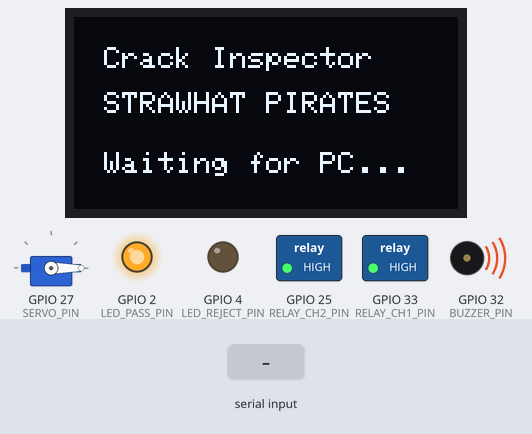
Recording of a sketch running on a simulated ESP32. On the bench: servo, 128×64 one-colour display, switched loads named in the sketch (green lamp = pin HIGH), output pins drawn as LEDs (lit = HIGH), buzzer (waves = sounding, pin HIGH). The test bench sets the inputs (shaded band). What the sketch prints to the serial monitor is not drawn.

Above: at 1.2 s.
1.3 s: "REJECT\n" received over Serial
At 1.76 s:
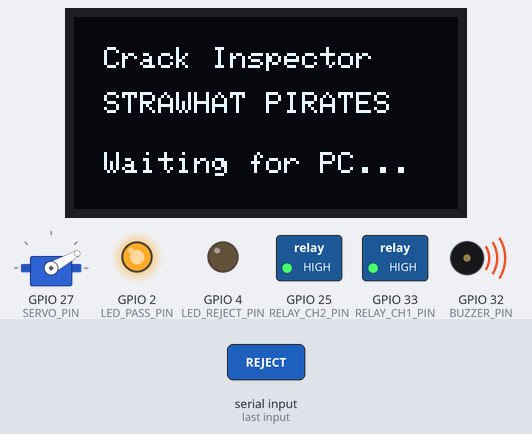
At 3.0 s:
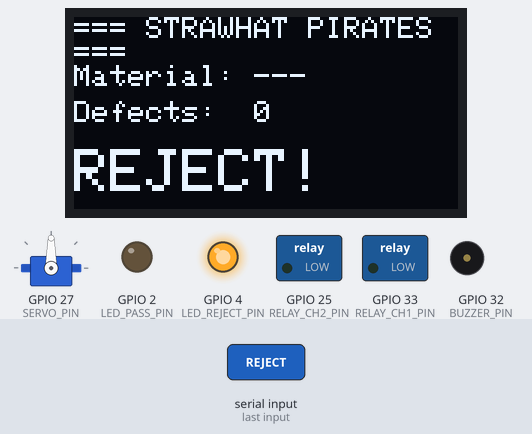
4.1 s: "PASS\n" received over Serial
At 6.4 s:
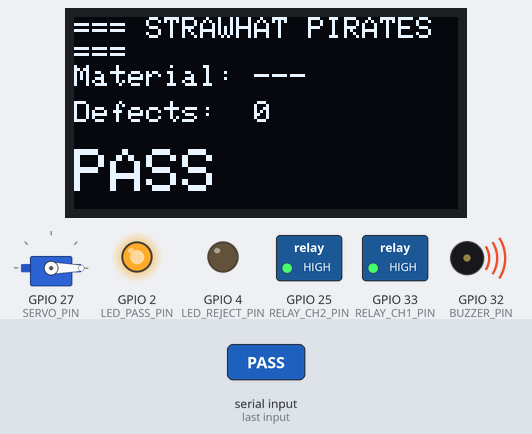
Timing chart, 0 to 7.9 s (numbered marks = the images above; inputs shaded):
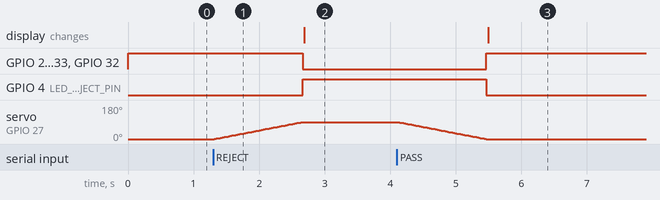

Measured:
- after the input at 1.3 s, GPIO 2 (LED_PASS_PIN), GPIO 25 (RELAY_CH2_PIN), GPIO 33 (RELAY_CH1_PIN), GPIO 32 (BUZZER_PIN): HIGH → LOW after 1.4 s; GPIO 4 (LED_REJECT_PIN): LOW → HIGH after 1.4 s; servo on GPIO 27 (SERVO_PIN): moves from 0° to 90° over 1.4 s, starting at once
- after the input at 4.1 s, the display: changes after 1.4 s (image 3)

The sketch:

esp32_oled_reject.ino
```cpp
#include <Wire.h>
#include <Adafruit_GFX.h>
#include <Adafruit_SSD1306.h>
#include <ESP32Servo.h>

#define SERVO_PIN       27
#define BUZZER_PIN      32
#define RELAY_CH1_PIN   33
#define RELAY_CH2_PIN   25
#define LED_PASS_PIN    2
#define LED_REJECT_PIN  4

#define SERVO_HOME      0
#define SERVO_REJECT    90
#define SERVO_SPEED_MS  15

#define RELAY_ACTIVE_LOW true

#define SCREEN_WIDTH    128
#define SCREEN_HEIGHT   64
#define OLED_RESET      -1
#define OLED_ADDR       0x3C

#define REJECT_HOLD_MS  3000   // 3 SECONDS AUTO-RESET
#define TEST_DELAY_MS   3000

Adafruit_SSD1306 display(SCREEN_WIDTH, SCREEN_HEIGHT, &Wire, OLED_RESET);
Servo rejectServo;

String currentMaterial = "---";
int    currentDefectCount = 0;
bool   isRejected = false;
unsigned long rejectStartTime = 0;
int    servoPos = SERVO_HOME;

void relayOn(int pin) {
  digitalWrite(pin, RELAY_ACTIVE_LOW ? LOW : HIGH);
}

void relayOff(int pin) {
  digitalWrite(pin, RELAY_ACTIVE_LOW ? HIGH : LOW);
}

void displayStatus(const char* verdict) {
  display.clearDisplay();
  display.setTextSize(1);
  display.setTextColor(SSD1306_WHITE);
  display.setCursor(0, 0);
  display.println(F("=== STRAWHAT PIRATES ==="));
  display.setCursor(0, 16);
  display.print(F("Material: "));
  display.println(currentMaterial);
  display.setCursor(0, 28);
  display.print(F("Defects:  "));
  display.println(currentDefectCount);
  display.setTextSize(2);
  display.setCursor(0, 44);
  display.println(verdict);
  display.display();
}

void displayBoot() {
  display.clearDisplay();
  display.setTextSize(1);
  display.setTextColor(SSD1306_WHITE);
  display.setCursor(10, 10);
  display.println(F("Crack Inspector"));
  display.setCursor(10, 25);
  display.println(F("STRAWHAT PIRATES"));
  display.setCursor(10, 45);
  display.println(F("Waiting for PC..."));
  display.display();
}

void servoSweep(int targetAngle) {
  if (servoPos < targetAngle) {
    for (int pos = servoPos; pos <= targetAngle; pos++) {
      rejectServo.write(pos);
      delay(SERVO_SPEED_MS);
    }
  } else {
    for (int pos = servoPos; pos >= targetAngle; pos--) {
      rejectServo.write(pos);
      delay(SERVO_SPEED_MS);
    }
  }
  servoPos = targetAngle;
}

void fireReject() {
  isRejected = true;
  rejectStartTime = millis();

  servoSweep(SERVO_REJECT);
  digitalWrite(BUZZER_PIN, LOW); // Active low buzzer ON
  relayOn(RELAY_CH1_PIN);
  relayOn(RELAY_CH2_PIN);
  digitalWrite(LED_REJECT_PIN, HIGH);
  digitalWrite(LED_PASS_PIN, LOW);
  displayStatus("REJECT!");
  Serial.println("ACK:REJECT");
}

void clearReject() {
  isRejected = false;

  servoSweep(SERVO_HOME);
  digitalWrite(BUZZER_PIN, HIGH); // Active low buzzer OFF
  relayOff(RELAY_CH1_PIN);
  relayOff(RELAY_CH2_PIN);
  digitalWrite(LED_REJECT_PIN, LOW);
  digitalWrite(LED_PASS_PIN, HIGH);
  displayStatus("PASS");
  Serial.println("ACK:PASS");
}

void resetToInitialState() {
  isRejected = false;
  currentMaterial = "---";
  currentDefectCount = 0;

  servoSweep(SERVO_HOME);
  digitalWrite(BUZZER_PIN, HIGH); // Buzzer OFF
  relayOff(RELAY_CH1_PIN);
  relayOff(RELAY_CH2_PIN);
  digitalWrite(LED_REJECT_PIN, LOW);
  digitalWrite(LED_PASS_PIN, HIGH);
  displayBoot();
  Serial.println("ACK:RESET_INITIAL");
}

void parseStatusCommand(String data) {
  int colonIdx = data.indexOf(':');
  if (colonIdx < 0) return;

  String payload = data.substring(colonIdx + 1);
  int commaIdx = payload.indexOf(',');
  if (commaIdx < 0) return;

  currentMaterial = payload.substring(0, commaIdx);
  currentDefectCount = payload.substring(commaIdx + 1).toInt();

  bool defectFound = (currentDefectCount > 0) || isRejected;
  displayStatus(defectFound ? "REJECT!" : "PASS");
  Serial.print("ACK:STATUS:");
  Serial.print(currentMaterial);
  Serial.print(",");
  Serial.println(currentDefectCount);
}

void processCommand(String cmd) {
  cmd.trim();

  if (cmd == "REJECT") {
    fireReject();
  }
  else if (cmd == "PASS") {
    clearReject();
  }
  else if (cmd.startsWith("STATUS:")) {
    parseStatusCommand(cmd);
  }
  else if (cmd == "PING") {
    Serial.println("ACK:PONG");
  }
  else {
    Serial.print("ERR:UNKNOWN_CMD:");
    Serial.println(cmd);
  }
}

void setup() {
  Serial.begin(115200);
  Serial.println("ESP32 Crack Inspector v1.0");

  pinMode(BUZZER_PIN, OUTPUT);
  pinMode(RELAY_CH1_PIN, OUTPUT);
  pinMode(RELAY_CH2_PIN, OUTPUT);
  pinMode(LED_PASS_PIN, OUTPUT);
  pinMode(LED_REJECT_PIN, OUTPUT);

  digitalWrite(BUZZER_PIN, HIGH); // Buzzer OFF
  relayOff(RELAY_CH1_PIN);
  relayOff(RELAY_CH2_PIN);
  digitalWrite(LED_PASS_PIN, HIGH);
  digitalWrite(LED_REJECT_PIN, LOW);

  rejectServo.attach(SERVO_PIN);
  rejectServo.write(SERVO_HOME);

  if (!display.begin(SSD1306_SWITCHCAPVCC, OLED_ADDR)) {
    Serial.println("ERR:OLED_INIT_FAILED");
  } else {
    displayBoot();
  }

  Serial.println("READY");
}

void loop() {
  if (Serial.available()) {
    String cmd = Serial.readStringUntil('\n');
    processCommand(cmd);
  }

  // AUTO-RESET AFTER 3 SECONDS BACK TO INITIAL STATE!
  if (isRejected && (millis() - rejectStartTime > REJECT_HOLD_MS)) {
    resetToInitialState();
  }
}
```
